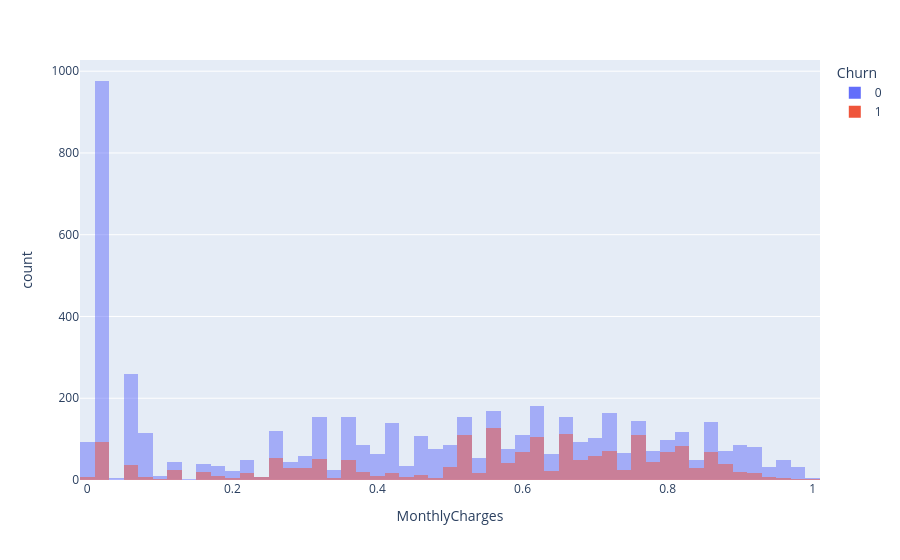

Source (notebook cell):
### Markdown cell above
## Interactive Dashboard: Monthly Charges Histogram

This Dash app displays an interactive histogram of `MonthlyCharges`, colored by churn status. It allows users to visually explore how monthly charges relate to churn behavior.

### Code cell
df.columns[df.columns.duplicated()]
df = df.loc[:, ~df.columns.duplicated()]

import dash
from dash import dcc, html
import plotly.express as px

# Toggle to run Dash server (False inside notebooks to avoid blocking)
RUN_DASH_APP = False

# Initialize Dash app
app = dash.Dash(__name__)

# Sample figure
fig = px.histogram(df, x='MonthlyCharges', color='Churn', barmode='overlay')

# Layout
app.layout = html.Div(children=[
    html.H1(children='Customer Churn Dashboard'),
    dcc.Graph(
        id='monthly-charges-histogram',
        figure=fig
    )
])

# In notebooks, just display the figure; only run server if explicitly enabled
if RUN_DASH_APP:
    app.run(debug=True)
else:
    fig.show()

### Figure 1 — Plotly figure (JSON) as saved in the notebook; plotly's stock layout.template omitted (floating-point values rounded to 4 significant figures; data arrays with more than 128 entries replaced by an {"elided": "..."} marker saying what was removed)
{"data": [{"bingroup": "x", "hovertemplate": "Churn=0<br>MonthlyCharges=%{x}<br>count=%{y}<extra></extra>", "legendgroup": "0", "marker": {"color": "#636efa", "opacity": 0.5, "pattern": {"shape": ""}}, "name": "0", "orientation": "v", "showlegend": true, "type": "histogram", "x": {"elided": "5164 float values"}, "xaxis": "x", "yaxis": "y"}, {"bingroup": "x", "hovertemplate": "Churn=1<br>MonthlyCharges=%{x}<br>count=%{y}<extra></extra>", "legendgroup": "1", "marker": {"color": "#EF553B", "opacity": 0.5, "pattern": {"shape": ""}}, "name": "1", "orientation": "v", "showlegend": true, "type": "histogram", "x": {"elided": "1857 float values"}, "xaxis": "x", "yaxis": "y"}], "layout": {"barmode": "overlay", "legend": {"title": {"text": "Churn"}, "tracegroupgap": 0}, "margin": {"t": 60}, "xaxis": {"anchor": "y", "domain": [0, 1], "title": {"text": "MonthlyCharges"}}, "yaxis": {"anchor": "x", "domain": [0, 1], "title": {"text": "count"}}}}
